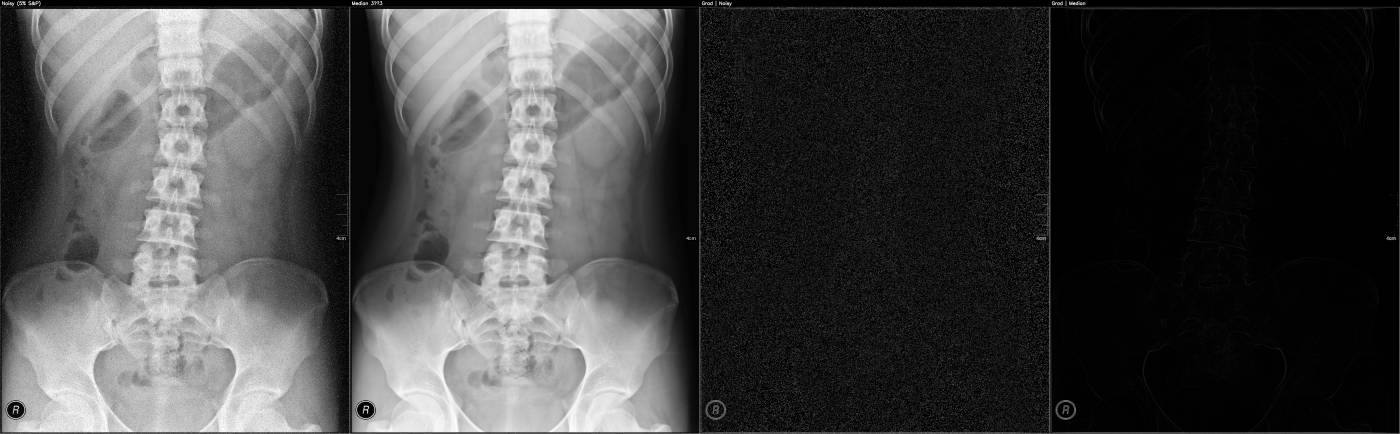
#> input picture image_processing/images/ex2_compare.jpg, 1400 x 434 px
$ python directional_edge_detector.py --input images/ex2_compare.jpg --output out --min-deg 1.0 --max-deg 1.0   (older library calls are emulated)
#> lines starting #> are read from the running program, lines starting #| are printed output that depends on the picture
#> in main, img is the input picture: shape (434, 1400); min 0, max 255, mean 68.6
### image_processing/calculate_gradient.py
import argparse
from pathlib import Path
import numpy as np
import cv2

# 3×3 Sobel kernels
_SX = np.array([[-1, 0, 1],
                [-2, 0, 2],
                [-1, 0, 1]], dtype=np.float32)
_SY = np.array([[ 1,  2,  1],
                [ 0,  0,  0],
                [-1, -2, -1]], dtype=np.float32)

# compute gradient magnitude and angle using Sobel operator
def calculate_gradient(img: np.ndarray): # img is grayscale, uint8
    x = img.astype(np.float32)
    # compute gradients
    gx = cv2.filter2D(x, ddepth=cv2.CV_32F, kernel=_SX, borderType=cv2.BORDER_REFLECT)
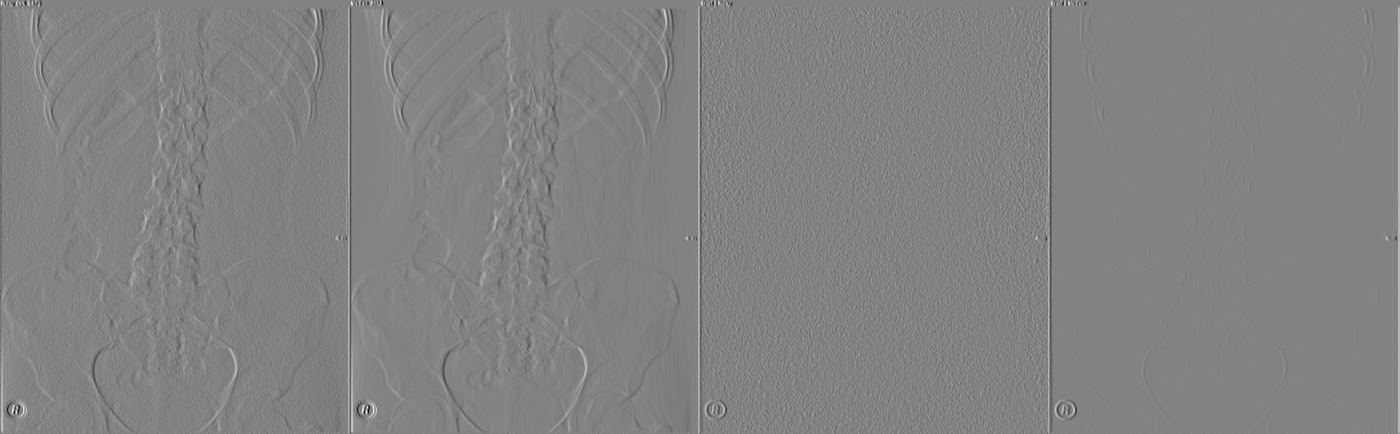
#> gx: shape (434, 1400) float32; min -803, max 764, mean 0.2; drawn with min black and max white
    gy = cv2.filter2D(x, ddepth=cv2.CV_32F, kernel=_SY, borderType=cv2.BORDER_REFLECT)
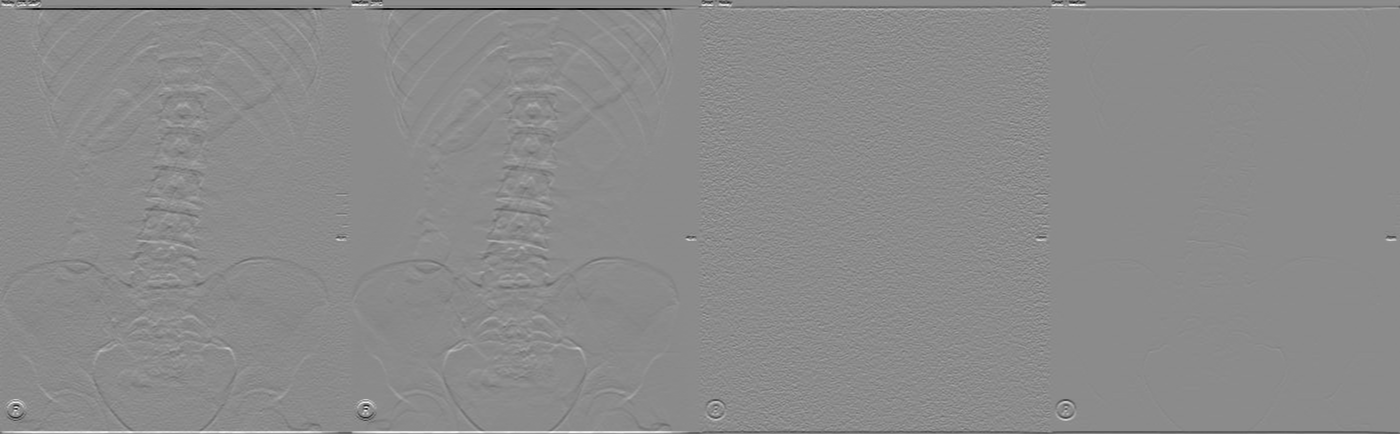
#> gy: shape (434, 1400) float32; min -912, max 756, mean -1.5; drawn with min black and max white

    mag = cv2.magnitude(gx, gy)  # float32
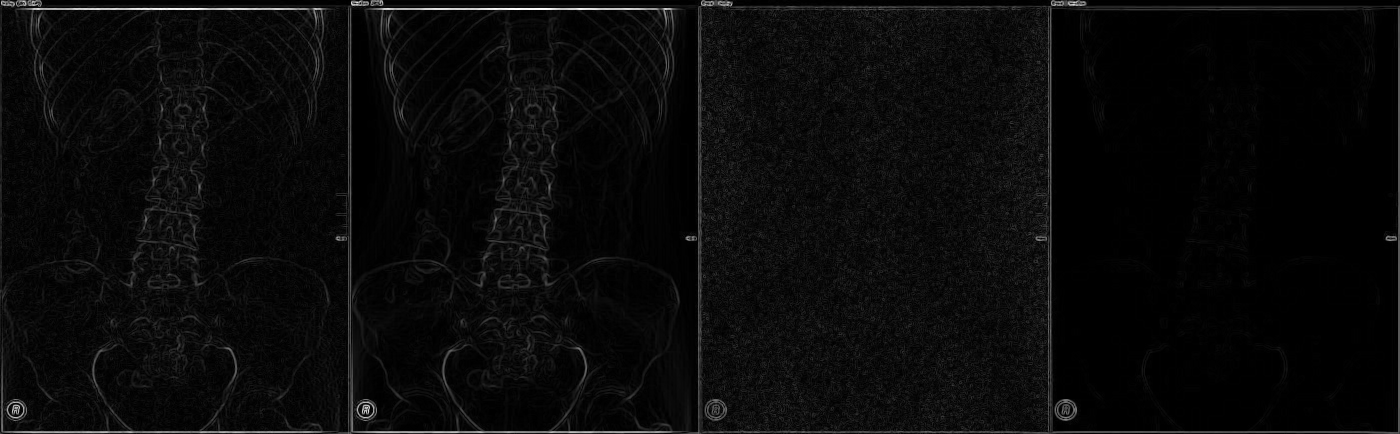
#> mag: shape (434, 1400) float32; min 0, max 912, mean 37; drawn with min black and max white
    ang = cv2.phase(gx, gy, angleInDegrees=True)  # [0, 360)
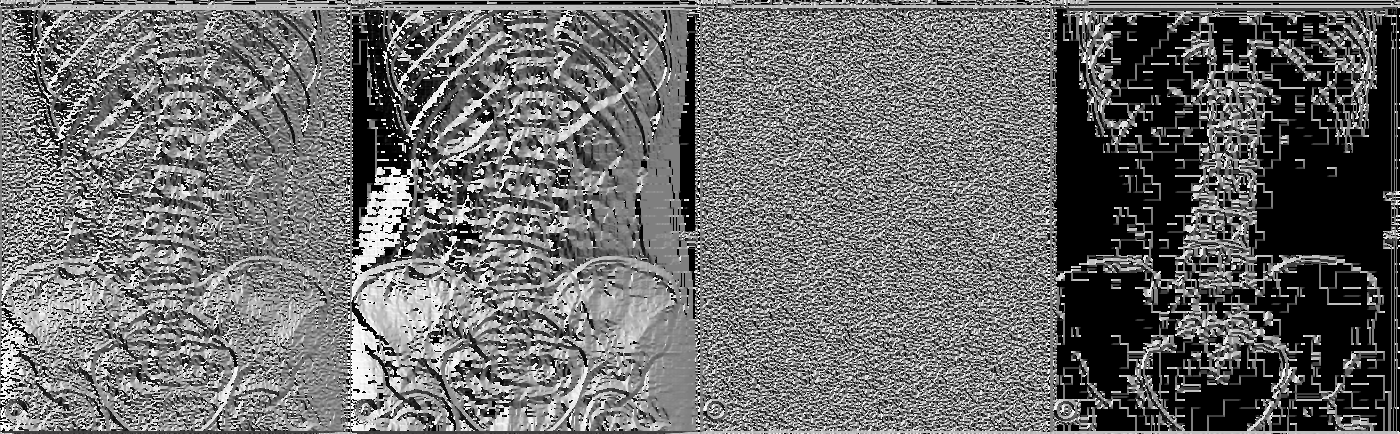
#> ang: shape (434, 1400) float32; min 0, max 359.8, mean 151; drawn with min black and max white
    # fold to [0,180): direction is unsigned
    ang_deg = np.minimum(ang, 360.0 - ang)
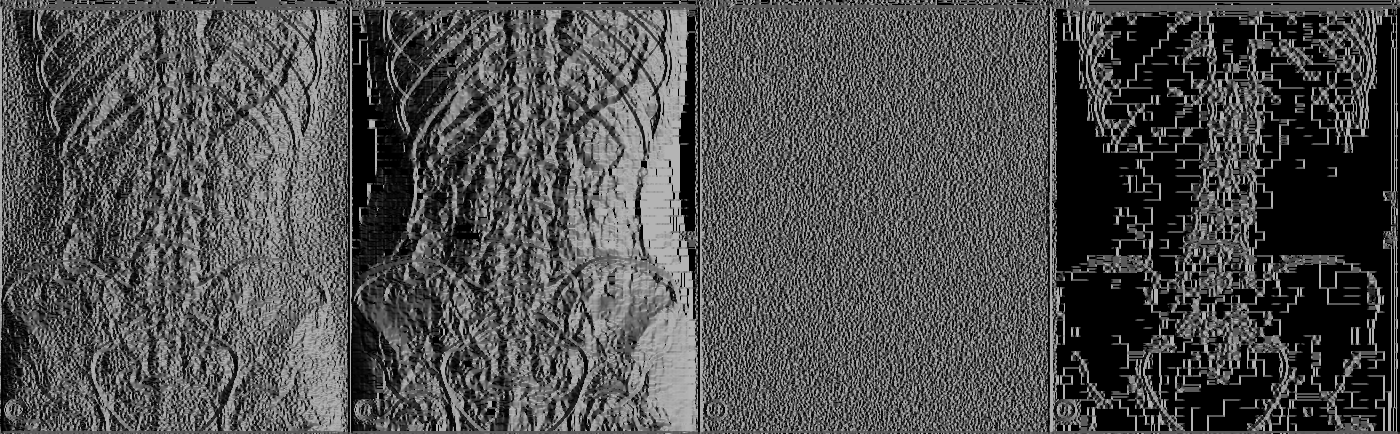
#> ang_deg: shape (434, 1400) float32; min 0, max 180, mean 77.4

    return mag, ang_deg

# [27 lines left out: function main, not called in this run]

# [2 lines that do not run on import are left out]

### image_processing/directional_edge_detector.py
import argparse
from pathlib import Path
import numpy as np
import cv2
import sys

# allow: from calculate_gradient import calculate_gradient
sys.path.append(str(Path(__file__).parent))
from calculate_gradient import calculate_gradient   # returns (mag, ang_deg)

def directional_edge_detector(img: np.ndarray, direction_range: tuple[float, float], mag_threshold: float = 0.0) -> np.ndarray:
    mag, ang_deg = calculate_gradient(img)  # mag is float32, ang in degrees [0,180)
    mag8 = cv2.normalize(mag, None, 0, 255, cv2.NORM_MINMAX).astype(np.uint8)

    lo, hi = direction_range
    # angle mask
    ang_mask = (ang_deg >= lo) & (ang_deg <= hi)
#> ang_mask: shape (434, 1400) bool; every value is 0
    # optional magnitude gating
    if mag_threshold > 0:
        mag_mask = mag8 >= mag_threshold
        mask = ang_mask & mag_mask
    else:
        mask = ang_mask

    out = np.where(mask, 255, 0).astype(np.uint8)
    return out

def main():
    # parse command line arguments
    ap = argparse.ArgumentParser(description="Directional edge detector (by Sobel angle)")
    ap.add_argument("--input", required=True, help="path to grayscale image")
    ap.add_argument("--output", required=True, help="where to save the binary directional map")
    ap.add_argument("--min-deg", type=float, required=True, help="min angle (degrees, 0..180)")
    ap.add_argument("--max-deg", type=float, required=True, help="max angle (degrees, 0..180)")
    ap.add_argument("--magth", type=float, default=0.0,
                    help="optional magnitude threshold on normalized mag [0..255] (default: 0 — disabled)")
    args = ap.parse_args()

    # validate angle range
    img = cv2.imread(args.input, cv2.IMREAD_GRAYSCALE)
    if img is None:
        raise SystemExit(f"Could not read image: {args.input}")

    out = directional_edge_detector(img, (args.min_deg, args.max_deg), args.magth)
    Path(args.output).parent.mkdir(parents=True, exist_ok=True)
    cv2.imwrite(args.output, out)
    print(f"Saved: {args.output}")

if __name__ == "__main__":
    main()

$ run again, on image_processing/images/low_contrast.jpg
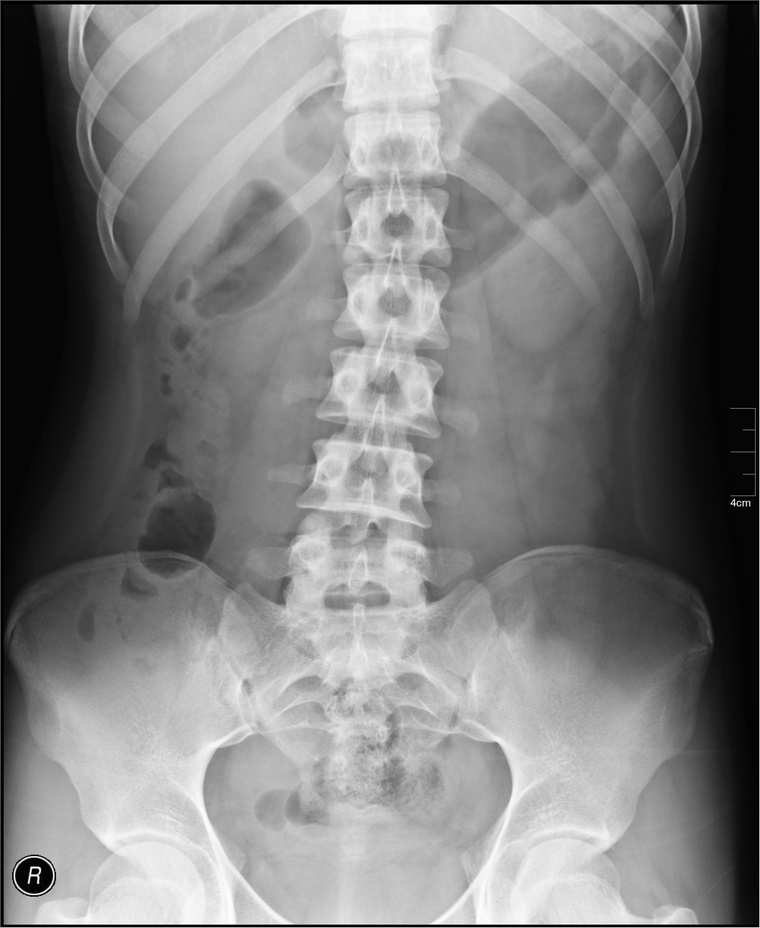
#> input picture image_processing/images/low_contrast.jpg, 760 x 928 px, shrunk from 2043 x 2494 before the run
#> in main, img is the input picture: shape (928, 760); min 0, max 255, mean 127.8
#> in calculate_gradient, `ang = cv2.phase(gx, gy, angleInDegrees=True)`:
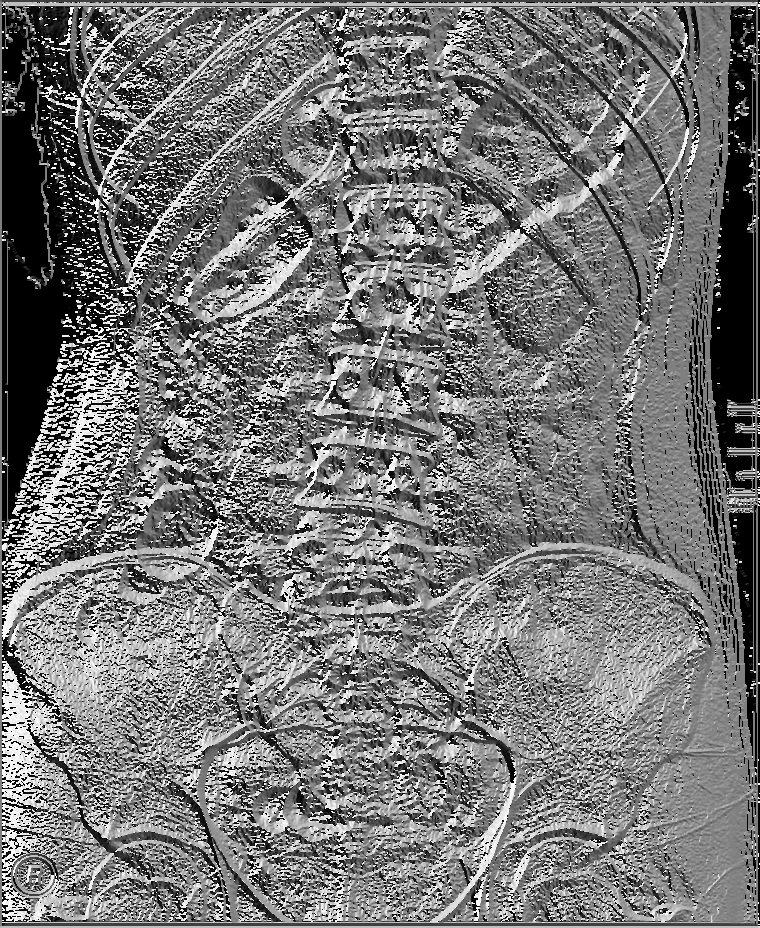
#> ang: shape (928, 760) float32; min 0, max 359.9, mean 166.4; drawn with min black and max white
#> in calculate_gradient, `ang_deg = np.minimum(ang, 360.0 - ang)`:
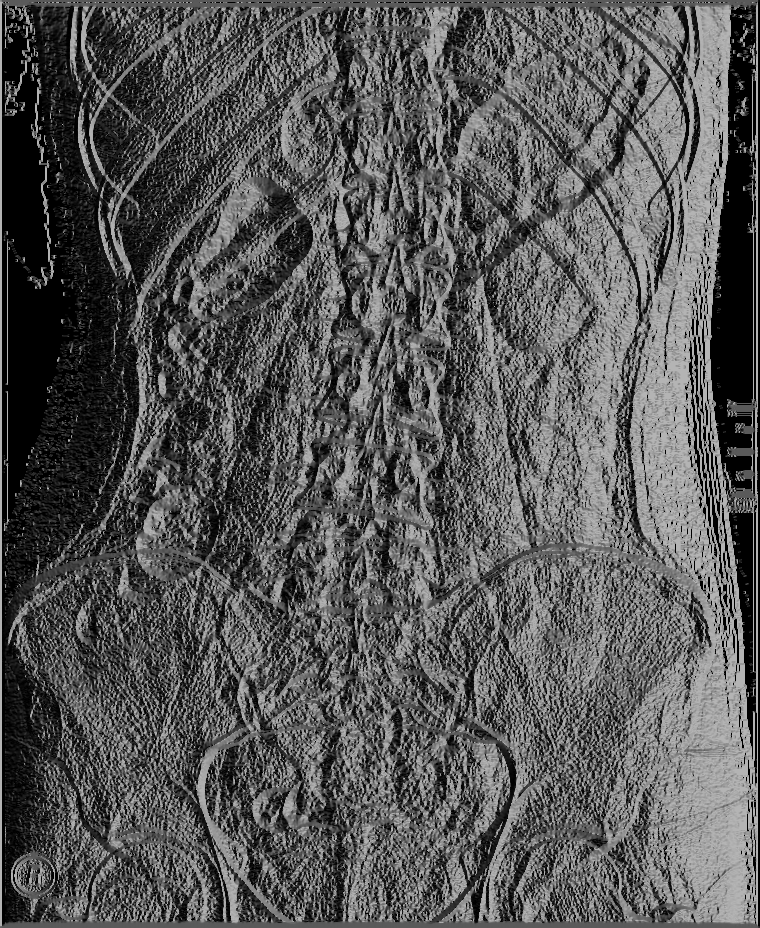
#> ang_deg: shape (928, 760) float32; min 0, max 180, mean 86.8
#> ang_mask: shape (928, 760) bool; every value is 0

$ run again, on image_processing/images/low_contrast_sp05_grad.jpg
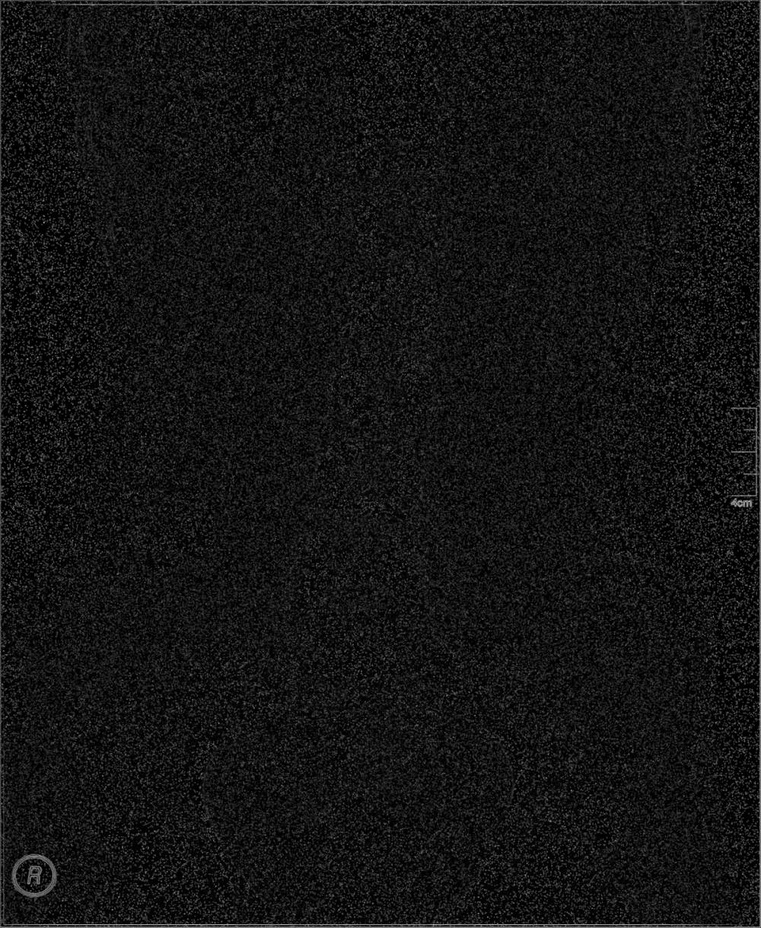
#> input picture image_processing/images/low_contrast_sp05_grad.jpg, 761 x 928 px, shrunk from 1000 x 1220 before the run
#> in main, img is the input picture: shape (928, 761); min 0, max 177, mean 20.4
#> in calculate_gradient, `ang = cv2.phase(gx, gy, angleInDegrees=True)`:
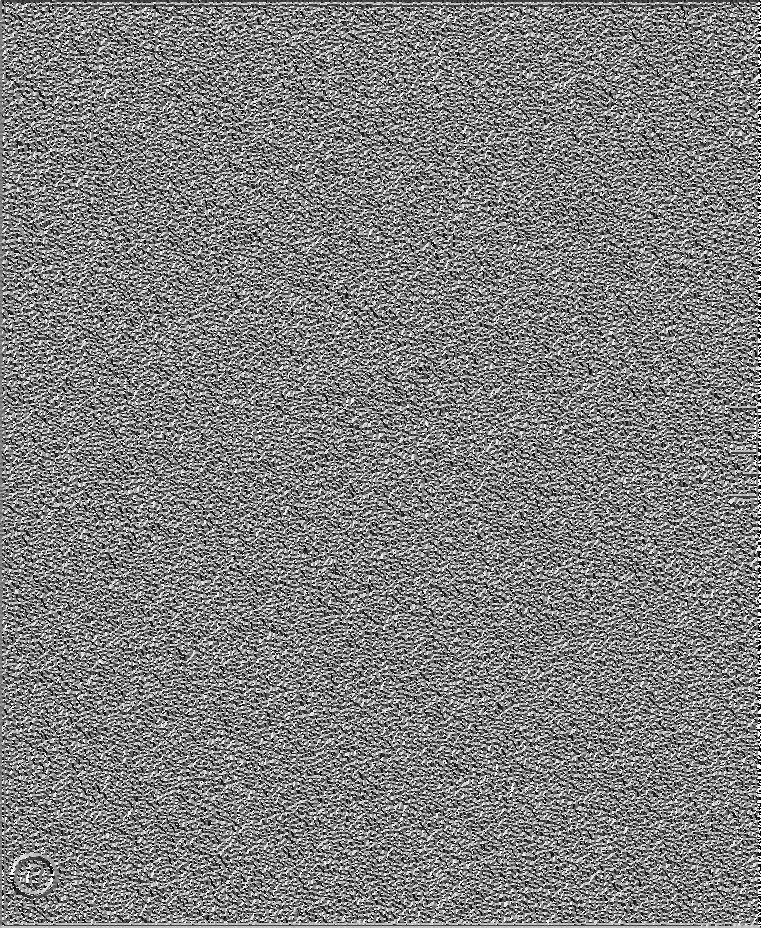
#> ang: shape (928, 761) float32; min 0, max 359.9, mean 179.5; drawn with min black and max white
#> in calculate_gradient, `ang_deg = np.minimum(ang, 360.0 - ang)`:
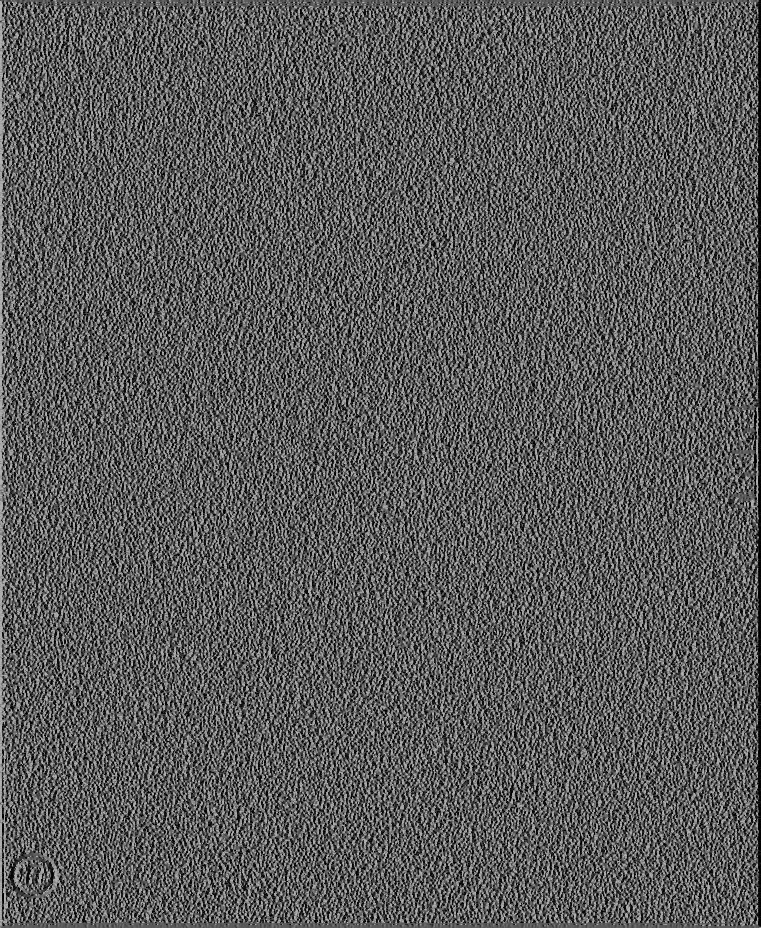
#> ang_deg: shape (928, 761) float32; min 0, max 180, mean 89.9
#> ang_mask: shape (928, 761) bool; every value is 0
